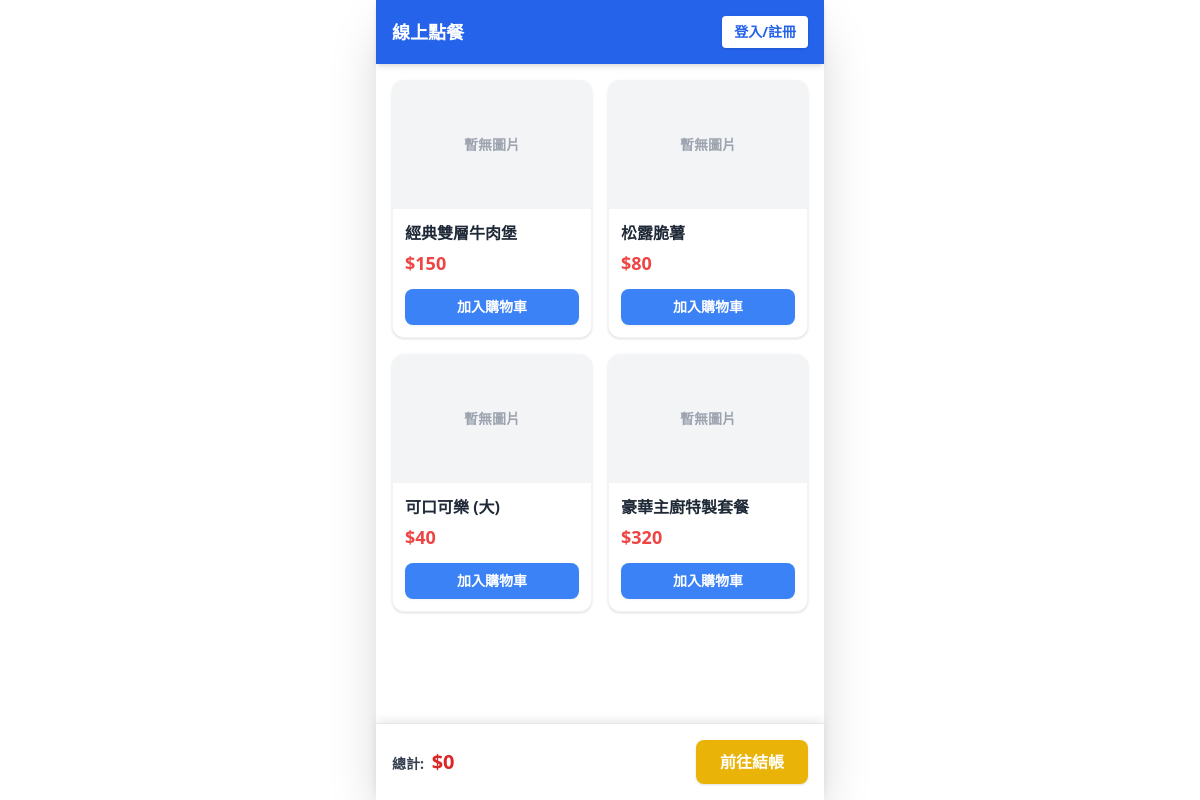
The app's page /phone/index.php with its own data.
### tables this page shows
CREATE TABLE products (
    id INT AUTO_INCREMENT PRIMARY KEY,
    name VARCHAR(100) NOT NULL COMMENT '商品名稱',
    price INT NOT NULL COMMENT '價格',
    stock INT NOT NULL DEFAULT 0 COMMENT '庫存數量',
    status ENUM('active', 'inactive') DEFAULT 'active' COMMENT '上下架狀態',
    image_path VARCHAR(255) NULL COMMENT '圖片路徑',
    created_at TIMESTAMP DEFAULT CURRENT_TIMESTAMP
);

### phone/index.php (the view, shortened to what this page needs)
<?php
require 'db.php';
$products = $pdo->query("SELECT * FROM products WHERE stock > 0 AND status = 'active'")->fetchAll();
$isLoggedIn = isset($_SESSION['user_id']);
$displayName = $isLoggedIn ? ($_SESSION['name'] ?? $_SESSION['phone']) : '';
?>
<!DOCTYPE html>
<html lang="zh-TW">
<head>
    <script src="https://cdn.tailwindcss.com"></script>
</head>
<body class="bg-gray-50 max-w-md mx-auto min-h-screen relative pb-20 shadow-2xl bg-white">
    <header class="bg-blue-600 text-white p-4 flex justify-between items-center sticky top-0 z-50 shadow-md">
        <h1 class="text-lg font-bold">線上點餐</h1>
        <?php if ($isLoggedIn): ?>
            <div class="flex items-center gap-3">
                <span class="text-sm font-bold">您好, <?= htmlspecialchars($displayName) ?></span>
                <a href="logout.php" class="text-xs bg-red-500 hover:bg-red-600 text-white px-3 py-1.5 rounded transition-colors shadow font-bold">登出</a>
            </div>
        <?php else: ?>
            <a href="auth.php" class="text-sm bg-white text-blue-600 px-3 py-1.5 rounded font-bold shadow hover:bg-gray-100 transition-colors">登入/註冊</a>
        <?php endif; ?>
    </header>
    <div class="p-4 grid grid-cols-2 gap-4">
        <?php if (empty($products)): ?>
            <p class="col-span-2 text-center text-gray-500 mt-10 font-bold">目前沒有可供點餐的商品。</p>
        <?php else: ?>
            <?php foreach ($products as $p): ?>
            <div class="bg-white rounded-xl shadow border border-gray-100 flex flex-col overflow-hidden">
                <?php if (!empty($p['image_path'])): ?>
                    <img src="../<?= htmlspecialchars($p['image_path']) ?>" alt="<?= htmlspecialchars($p['name']) ?>" class="w-full h-32 object-cover">
                <?php else: ?>
                    <div class="w-full h-32 bg-gray-100 flex items-center justify-center text-gray-400 text-sm font-bold">暫無圖片</div>
                <?php endif; ?>
                <div class="p-3 flex flex-col justify-between flex-1">
                    <div>
                        <h3 class="font-bold text-gray-800 text-md mb-1 line-clamp-1"><?= htmlspecialchars($p['name']) ?></h3>
                        <p class="text-red-500 font-bold mb-3 text-lg">$<?= $p['price'] ?></p>
                    </div>
                    <button onclick="addToCart(<?= $p['id'] ?>, '<?= htmlspecialchars($p['name'], ENT_QUOTES) ?>', <?= $p['price'] ?>)"
                            class="bg-blue-500 hover:bg-blue-600 text-white px-4 py-2 rounded-lg text-sm w-full font-bold transition-colors shadow-sm">
                        加入購物車
                    </button>
                </div>
            </div>
            <?php endforeach; ?>
        <?php endif; ?>
    </div>
    <div class="fixed bottom-0 w-full max-w-md bg-white border-t p-4 flex justify-between items-center shadow-[0_-4px_10px_-2px_rgba(0,0,0,0.1)] z-50">
        <div class="text-gray-700 text-sm font-bold">總計: <span id="total" class="text-red-600 text-xl ml-1">$0</span></div>
        <button onclick="goToCheckout()" class="bg-yellow-500 hover:bg-yellow-600 text-white px-6 py-2.5 rounded-lg font-bold transition-colors shadow text-md">
            前往結帳
        </button>
    </div>
</body>
</html>

### records on screen
products: shows "暫無圖片", name "經典雙層牛肉堡", price "150"
products: shows "暫無圖片", name "松露脆薯", price "80"
products: shows "暫無圖片", name "可口可樂 (大)", price "40"
products: shows "暫無圖片", name "豪華主廚特製套餐", price "320"
